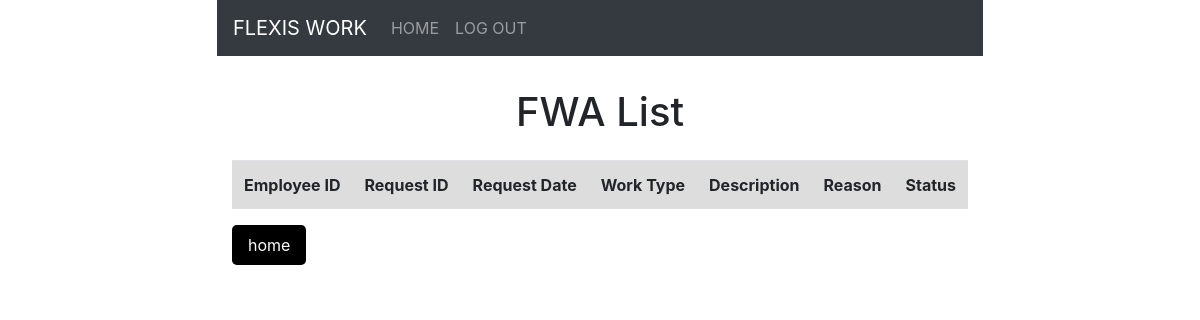
The page /reviewPage.php on the database as committed earlier.
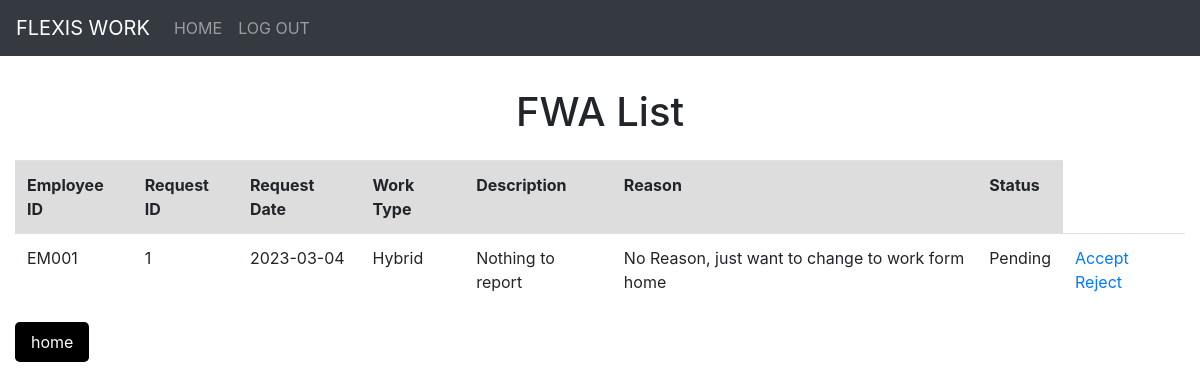
The same page on the database as committed later.
### tables this page shows
CREATE TABLE `fwa_rquest` (
  `requestID` int(11) NOT NULL,
  `requestDate` date NOT NULL,
  `workType` varchar(30) NOT NULL CHECK (`workType` in ('Flexi-hour','Work-from-home','Hybrid')),
  `description` varchar(255) NOT NULL,
  `reason` varchar(255) NOT NULL,
  `status` varchar(20) NOT NULL CHECK (`status` in ('Rejected','Accepted','Pending')),
  `comment` varchar(255) DEFAULT NULL,
  `employeeID` varchar(5) DEFAULT NULL
);

### reviewPage.php (the view, shortened to what this page needs)
<!DOCTYPE html>
<html>
    <?php include 'Component/head.php'; ?>
    <?php include 'Component/header.php'; ?>
<body>
    <h1>FWA List</h1>
    <div class="container-fluid">
        <table class="table">
        <tbody>
            <tr>
                <th scope="col">Employee ID</th>
                <th scope="col">Request ID</th>
                <th scope="col">Request Date</th>
                <th scope="col">Work Type</th>
                <th scope="col">Description</th>
                <th scope="col">Reason</th>
                <th scope="col">Status</th>
            </tr>
            <?php
            require_once('config.php');
            $sql =  "SELECT * FROM fwa_rquest WHERE Status = 'Pending';";
            $result = $conn->query($sql);
            while($row = $result -> fetch_assoc()){
                echo
                "<tr>
                    <td>".$row["employeeID"]."</td>
                    <td>".$row["requestID"]."</td>
                    <td>".$row["requestDate"]."</td>
                    <td>".$row["workType"]."</td>
                    <td>".$row["description"]."</td>
                    <td>".$row["reason"]."</td>
                    <td>".$row["status"]."</td>
                    <td>
                        <a href='acceptReq.php'>Accept</a>
                        <a href='rejectReq.php'>Reject</a>
                    </td>
                </tr>";
            }
            ?>
        </tbody>
        </table>
        <form action="reviewPage.php" method="post">
            <input type="submit" name="home" value="home">
        </div>
</body>
</html>

### Component/head.php (shortened to what this page needs)
<head>
    <link rel="stylesheet" href="https://stackpath.bootstrapcdn.com/bootstrap/4.1.3/css/bootstrap.min.css">
    <link rel="stylesheet" href="style.css">
    </head>

### Component/header.php
<header>
    <nav class="navbar navbar-expand-lg navbar-dark bg-dark">
        <a class="navbar-brand" href="#">FLEXIS WORK</a>
        <div class="collapse navbar-collapse">
            <ul class="navbar-nav">
            <li class="nav-item">
                <a class="nav-link" href="#">HOME</a>
            </li>
            <li class="nav-item">
                <a class="nav-link" href="loginPage.php">LOG OUT</a>
            </li>
        </div>
    </nav>
</header>

### style.css (style rules this page uses)
body { height: 100%; margin: 0 auto; padding: 0; display: table; }
h1 { font-size: 2.5rem; margin-top: 2rem; margin-bottom: 1.5rem; text-align: center; }
table { border-collapse: collapse; }
tr:nth-child(odd) { background-color: #ddd; }
th,td { padding: 5px 10px; }
input[type="submit"], input[type="reset"] { padding: 0.5rem 1rem; border: none; border-radius: 0.3rem; background-color: #000000; color: white; font-size: 1rem; cursor: pointer; margin-right: 1rem; }

Rows that differ between the two databases and show on the page:
added fwa_rquest: employeeID "EM001", requestID "1", requestDate "2023-03-04", workType "Hybrid", description "Nothing to report", reason "No Reason, just want to change to work form home", status "Pending"
